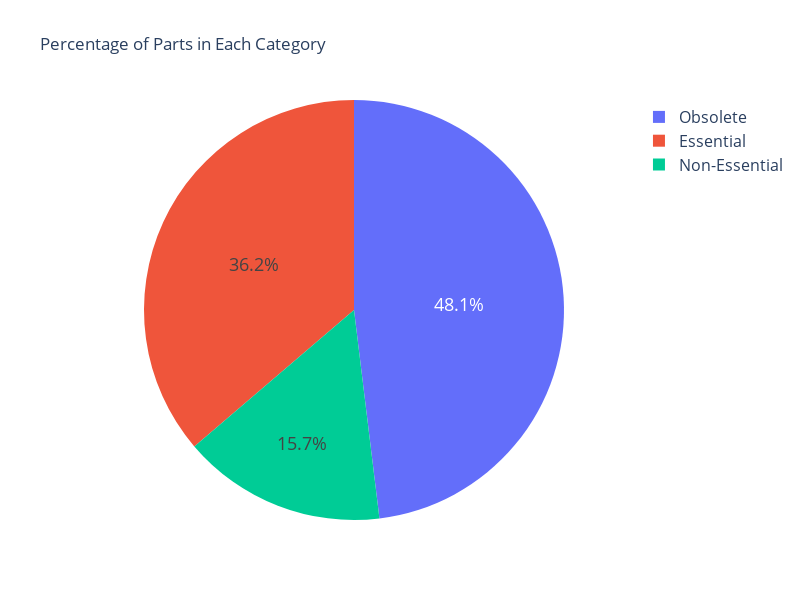

Source (notebook cell):
### Code cell
#interactive pie chart of above:
# Create an interactive pie chart
fig = px.pie(result_df, values='Percentage', names='Category', title='Percentage of Parts in Each Category')

fig.update_layout(width=800, height=600)

fig.update_layout(legend=dict(font=dict(size=16)))

fig.update_traces(textfont=dict(size=18))

fig.show()

### Figure 1 — Plotly figure (JSON) as saved in the notebook; plotly's stock layout.template omitted (floating-point values rounded to 4 significant figures)
{"data": [{"domain": {"x": [0, 1], "y": [0, 1]}, "hovertemplate": "Category=%{label}<br>Percentage=%{value}<extra></extra>", "labels": ["Essential", "Obsolete", "Non-Essential"], "legendgroup": "", "name": "", "showlegend": true, "textfont": {"size": 18}, "type": "pie", "values": [36.25, 48.07, 15.68]}], "layout": {"height": 600, "legend": {"font": {"size": 16}, "tracegroupgap": 0}, "title": {"text": "Percentage of Parts in Each Category"}, "width": 800}}
